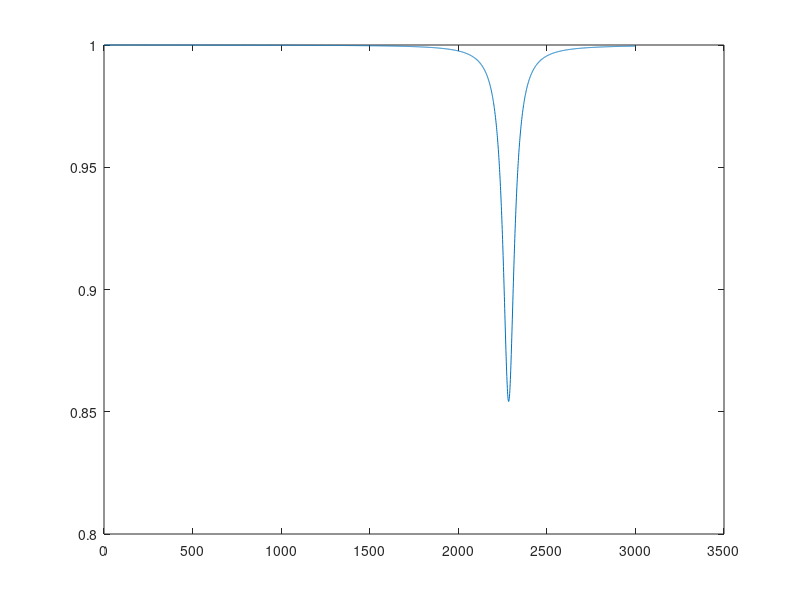

Reproduce this figure in MATLAB. (Note: this script raises an error after producing the figure.)
clear;
close all;
%% Modelling the Q factor
Z0 = 50;
R0= 50;
c=3e8*0.7;  
eps0 = 8.85e-12;
freq = 1.2e9:1e5:1.5e9;
w = freq*2*pi;
freq0 = 1.47e9;
w0 = freq0*2*pi;
beta0 = w0/c;
alpha0 = beta0*2e-4; % is loss angle of 2e-5 correct?
gamma = alpha0+beta0*1i;

lambda0 = c/1.47e9;
l=lambda0/2;

R = R0./(alpha0*l);
L = 2*R0/pi/w0;
C = pi/(2*Z0*w0);

Zin = Z0./alpha0/l./(1+1i*pi.*(w-w0)./alpha0/l/w0);
C_coupler = eps0*0.0005^2*pi/0.001;
C_coupler = 2e-13;
C_coupler_wanted = 1/sqrt(R*Z0*w0^2);

S11 = (Zin+1./(1i*w*C_coupler)-50)./(Zin+1./(1i*w*C_coupler)+50);

plot (abs(S11))

[Q_S11, ~, ~, ~, ~, ~] = lumped(w,1-abs(S11))
